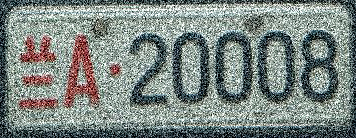
%> input picture Matlab车牌识别/兰A20008.jpg, 356 x 138 px
$ octave lanA20008.m   (GNU Octave 9; MATLAB toolbox functions it lacks are replaced by stand-ins)
%> lines starting %> are read from the running program, lines starting %| are printed output that depends on the picture; in (x1, y1, x2, y2) boxes, pixels count from 0 and x2, y2 are one past the last pixel; in counts of white or black regions, pixels touching at a corner belong together; the program's own positions count from 1
### Matlab车牌识别/tofloat.m
function [out, revertclass] = tofloat(in)
%TOFLOAT Convert image to floating point
%   [OUT, REVERTCLASS] = TOFLOAT(IN) converts the input image IN to
%   floating-point. If IN is a double or single image, then OUT
%   equals IN.  Otherwise, OUT equals IM2SINGLE(IN).  REVERTCLASS is
%   a function handle that can be used to convert back to the class
%   of IN.

%   Copyright 2002-2009 R. C. Gonzalez, R. E. Woods, and S. L. Eddins
%   From the book Digital Image Processing Using MATLAB, 2nd ed.,
%   Gatesmark Publishing, 2009.
%
%   Book web site: http://www.imageprocessingplace.com
%   Publisher web site: http://www.gatesmark.com/DIPUM2e.htm

identity = @(x) x;
tosingle = @im2single;

table = {'uint8',   tosingle, @im2uint8
   'uint16',  tosingle, @im2uint16
   'int16',   tosingle, @im2int16
   'logical', tosingle, @logical
   'double',  identity, identity
   'single',  identity, identity};

classIndex = find(strcmp(class(in), table(:, 1)));

if isempty(classIndex)
   error('Unsupported input image class.');
end

out = table{classIndex, 2}(in);

revertclass = table{classIndex, 3};

### Matlab车牌识别/split.m
function split_img = split(img)
    [m,n] = size(img);
    top = 1;
    bottom = m;
    left = 1;
    right = n;
    %上边界
    while top <= m && sum(img(top,:)) == 0
        top = top + 1;
    end
     %下边界
     while bottom >= 1 && sum(img(bottom,:)) == 0
         bottom = bottom - 1;
     end
     %左边界
     while left >= 1 && sum(img(:,left)) == 0
         left = left + 1;
     end
     %右边界
     while right <= n && sum(img(:,right)) == 0
         right = right - 1;
     end
     %计算图像的长宽得到切割后的图像
     height = bottom - top;
     width = right - left;
     split_img = imcrop(img, [left top width height]);
end


### Matlab车牌识别/split_word.m
% [38 lines of commented-out code are left out]
function [word,result] = split_word(img)
     [m,n] = size(img);
      width = 0;
      while width+1 < n-2 && sum(img(:,width+1)) ~= 0
          width = width+1;
      end
      word = imcrop(img,[1,1,width,m]);
      %img(:, [1: width]) = 0;
      img(:, 1: width) = 0;
      img = split(img);
      result = img;
end

### Matlab车牌识别/lanA20008.m
clc;
clear;
f = imread('兰A20008.jpg');
%> f is the input picture: size 138x356x3 uint8; mean R, G, B 124.4, 134.4, 130.2
f = imrotate(f,-1,'nearest','crop');
imshow(f);title('原图');
img = rgb2gray(f);
% img = histeq(img,512);
img = tofloat(img);
figure;
imshow(img);title('灰度图');
w = fspecial('average',5);
img1 = imfilter(img,w,'replicate');
% img1 = medfilt2(img,[7,7]);
figure;
imshow(img1);title('均值滤波');
[t,sm] = graythresh(img1);
%> t = 0.459; sm = 0.776
% ibw = im2bw(img1,t-0.005);
ibw = im2bw(img1,t);
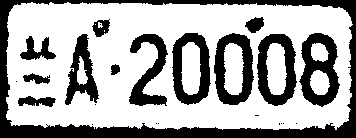
%> ibw: size 138x356 logical; 65.9% white; 24 black regions (11 under 20 px), largest, box (x1, y1, x2, y2) and area: (0, 0, 356, 138) 7095, (299, 33, 340, 107) 1620, (214, 33, 254, 105) 1492
ibw = ~ibw;
figure;
imshow(ibw);title('二值图');
img2 = bwareaopen(ibw, 150);
figure;
imshow(img2);title('移除面积小于200后的图像');
% split_img = split(img2);


[m,n] = size(img1);
%> m = 138; n = 356
xmin = 1;
xmax = n;
%> xmax = 356
ymin = 1;
ymax = m;
%> ymax = 138
while img2(:,xmin) == 1
    img2(:,xmin) = 0;
    xmin = xmin + 1;
end
%> this loop made 6 passes
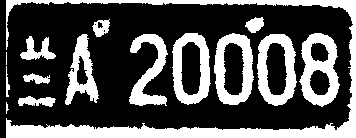
%> img2: size 138x356 logical; 32.3% white; 15 white regions (1 under 20 px), largest, box (x1, y1, x2, y2) and area: (6, 0, 356, 138) 6169, (299, 33, 340, 107) 1620, (214, 33, 254, 105) 1492
for x = 1:m
    for y = 1:n
        if img2(x,y) == 1
            img2(x,y) =0;
        else
            break;
        end
    end
end
for x = m:1
    for y = n:1
        if img2(x,y) == 1
            img2(x,y) =0;
        else
            break;
        end
    end
end
figure;
imshow(img2);title('dsl');
% disp(sum(img2(:,10)));
% disp(sum(img2(ymin,:)));

while sum(img2(:,xmin)) >= m -100 && xmin < n
    xmin = xmin+1;
    if sum(img2(:,xmin)) == m - 100
        break;
    end
end
%> this loop made 3 passes
while sum(img2(:,xmax)) >= m - 100 && xmax > 1
    xmax = xmax - 1;
    if sum(img2(:,xmax)) == m - 100
        break;
    end
end
%> this loop made 7 passes
%> xmax on passes 1 to 7: 355, 354, 353, 352, 351, 350, 349
while sum(img2(ymin,:)) >= n - 100 && ymin < n
    ymin = ymin+1;
    if sum(img2(ymin,:)) == n - 100
        break;
    end
end
%> this loop made 4 passes
while sum(img2(ymax,:)) >= n - 100 && ymax > 1
    ymax = ymax - 1;
    if sum(img2(ymax,:)) == n - 100
        break;
    end
end
%> this loop made 9 passes
%> ymax on passes 1 to 9: 137, 136, 135, 134, 133, 132, 131, 130, 129
xmin = xmin + 5;
%> xmin = 15
xmax = xmax - 5;
%> xmax = 344
ymin = ymin + 5;
%> ymin = 10
ymax = ymax -5;
%> ymax = 124
width = xmax - xmin;
%> width = 329
height = ymax - ymin;
%> height = 114
imgc = imcrop(img2,[xmin,ymin,width,height]);
%> imgc: size 115x330 logical; 25.3% white; 14 white regions (3 under 20 px), largest, box (x1, y1, x2, y2) and area: (285, 24, 326, 98) 1620, (200, 24, 240, 96) 1492, (243, 25, 283, 97) 1479
figure;
imshow(imgc);title('裁剪');
imgc = bwareaopen(imgc, 50);
[r,c] = size(imgc);
%> r = 115; c = 330
for i = 1:26
    for j = 1:c
        imgc(i,j) = 0;
    end
end
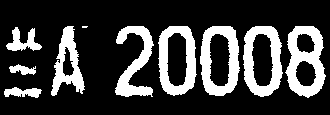
%> imgc: size 115x330 logical; 24% white; 10 white regions (1 under 20 px), largest, box (x1, y1, x2, y2) and area: (285, 26, 326, 98) 1599, (200, 26, 240, 96) 1478, (243, 26, 283, 97) 1464
split_img = split(imgc);
%> the loop in split, `while top <= m && sum(img(top,:)) == 0` made 26 passes
%> the loop in split, `while bottom >= 1 && sum(img(bottom,:)) == 0` made 17 passes
%> bottom on passes 1 to 12: 114, 113, 112, 111, 110, 109, 108, 107, 106, 105, 104, 103
%> the loop in split, `while left >= 1 && sum(img(:,left)) == 0` made 4 passes
%> the loop in split, `while right <= n && sum(img(:,right)) == 0` made 4 passes
%> right on passes 1 to 4: 329, 328, 327, 326
%> in split, `height = bottom - top;`: height = 71
%> in split, `width = right - left;`: width = 321
%> in split, `split_img = imcrop(img, [left top width height]);`: split_img: size 72x322 logical; 39.2% white; 10 white regions (1 under 20 px), largest, box (x1, y1, x2, y2) and area: (281, 0, 322, 72) 1599, (196, 0, 236, 70) 1478, (239, 0, 279, 71) 1464
figure;
imshow(split_img);title('分割后的图像');
% [9 lines of commented-out code are left out]
width = 0;
[x,y] = size(split_img);
%> x = 72; y = 322
% [7 lines of commented-out code are left out]
[word1,split_img] = split_word(split_img);
%> the loop in split_word, `while width+1 < n-2 && sum(img(:,width+1)) ~= 0` made 38 passes
%> in split_word, `word = imcrop(img,[1,1,width,m]);`: word: size 72x39 logical; 30.7% white; 3 white regions, box (x1, y1, x2, y2) and area: (2, 1, 38, 25) 419, (0, 61, 38, 72) 268, (5, 38, 32, 49) 175
%> in split_word, `img(:, 1: width) = 0;`: img: size 72x322 logical; 35.5% white; 7 white regions (1 under 20 px), largest, box (x1, y1, x2, y2) and area: (281, 0, 322, 72) 1599, (196, 0, 236, 70) 1478, (239, 0, 279, 71) 1464, (154, 0, 193, 70) 1400, (111, 0, 150, 71) 1223, (47, 0, 81, 70) 1061
%> the loop in split (call 2), `while left >= 1 && sum(img(:,left)) == 0` made 47 passes
%> in split (call 2), `split_img = imcrop(img, [left top width height]);`: split_img: size 72x275 logical; 41.6% white; 7 white regions (1 under 20 px), largest, box (x1, y1, x2, y2) and area: (234, 0, 275, 72) 1599, (149, 0, 189, 70) 1478, (192, 0, 232, 71) 1464, (107, 0, 146, 70) 1400, (64, 0, 103, 71) 1223, (0, 0, 34, 70) 1061
figure;
imshow(word1);title('1');

[word2,split_img] = split_word(split_img);
%> the loop in split_word (call 2), `while width+1 < n-2 && sum(img(:,width+1)) ~= 0` made 37 passes
%> in split_word (call 2), `word = imcrop(img,[1,1,width,m]);`: word: size 72x38 logical; 39.2% white; 2 white regions (1 under 20 px), largest, box (x1, y1, x2, y2) and area: (0, 0, 34, 70) 1061
%> in split_word (call 2), `img(:, 1: width) = 0;`: img: size 72x275 logical; 36.2% white; 5 white regions, box (x1, y1, x2, y2) and area: (234, 0, 275, 72) 1599, (149, 0, 189, 70) 1478, (192, 0, 232, 71) 1464, (107, 0, 146, 70) 1400, (64, 0, 103, 71) 1223
%> in split (call 3), `split_img = imcrop(img, [left top width height]);`: split_img: size 72x211 logical; 47.2% white; 5 white regions, box (x1, y1, x2, y2) and area: (170, 0, 211, 72) 1599, (85, 0, 125, 70) 1478, (128, 0, 168, 71) 1464, (43, 0, 82, 70) 1400, (0, 0, 39, 71) 1223
% word2 = imrotate(word2,-5,'nearest','crop');
figure;
imshow(word2);title('2');

[word3,split_img] = split_word(split_img);
%> in split_word (call 3), `word = imcrop(img,[1,1,width,m]);`: word: size 72x40 logical; 42.5% white; 1 white region, box (x1, y1, x2, y2) and area: (0, 0, 39, 71) 1223
%> in split_word (call 3), `img(:, 1: width) = 0;`: img: size 72x211 logical; 39.1% white; 4 white regions, box (x1, y1, x2, y2) and area: (170, 0, 211, 72) 1599, (85, 0, 125, 70) 1478, (128, 0, 168, 71) 1464, (43, 0, 82, 70) 1400
%> in split (call 4), `split_img = imcrop(img, [left top width height]);`: split_img: size 72x168 logical; 49.1% white; 4 white regions, box (x1, y1, x2, y2) and area: (127, 0, 168, 72) 1599, (42, 0, 82, 70) 1478, (85, 0, 125, 71) 1464, (0, 0, 39, 70) 1400
figure;
imshow(word3);title('3');

[word4,split_img] = split_word(split_img);
%> the loop in split_word (call 4), `while width+1 < n-2 && sum(img(:,width+1)) ~= 0` made 39 passes
%> in split_word (call 4), `word = imcrop(img,[1,1,width,m]);`: word: size 72x40 logical; 48.6% white; 1 white region, box (x1, y1, x2, y2) and area: (0, 0, 39, 70) 1400
%> in split_word (call 4), `img(:, 1: width) = 0;`:
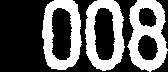
%> img: size 72x168 logical; 37.5% white; 3 white regions, box (x1, y1, x2, y2) and area: (127, 0, 168, 72) 1599, (42, 0, 82, 70) 1478, (85, 0, 125, 71) 1464
%> in split (call 5), `split_img = imcrop(img, [left top width height]);`: split_img: size 72x126 logical; 50.1% white; 8 black regions, largest, box (x1, y1, x2, y2) and area: (0, 0, 107, 72) 1700, (10, 8, 30, 60) 878, (52, 8, 73, 60) 872
figure;
imshow(word4);title('4');

[word5,split_img] = split_word(split_img);
%> the loop in split_word (call 5), `while width+1 < n-2 && sum(img(:,width+1)) ~= 0` made 40 passes
%> in split_word (call 5), `word = imcrop(img,[1,1,width,m]);`: word: size 72x41 logical; 50.1% white; 3 black regions, box (x1, y1, x2, y2) and area: (10, 8, 30, 60) 878, (0, 0, 41, 72) 501, (0, 0, 12, 30) 95
%> in split_word (call 5), `img(:, 1: width) = 0;`:
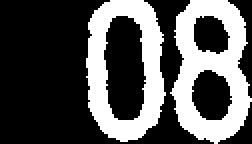
%> img: size 72x126 logical (shown 2 times larger); 33.8% white; 2 white regions, box (x1, y1, x2, y2) and area: (85, 0, 126, 72) 1599, (43, 0, 83, 71) 1464
%> in split (call 6), `split_img = imcrop(img, [left top width height]);`: split_img: size 72x83 logical; 51.3% white; 8 black regions (1 under 20 px), largest, box (x1, y1, x2, y2) and area: (0, 0, 64, 72) 968, (9, 8, 30, 60) 872, (53, 35, 73, 60) 383
figure;
imshow(word5);title('5');

[word6,split_img] = split_word(split_img);
%> the loop in split_word (call 6), `while width+1 < n-2 && sum(img(:,width+1)) ~= 0` made 40 passes
%> in split_word (call 6), `word = imcrop(img,[1,1,width,m]);`: word: size 72x41 logical; 49.6% white; 1 white region, box (x1, y1, x2, y2) and area: (0, 0, 40, 71) 1464
%> in split_word (call 6), `img(:, 1: width) = 0;`:
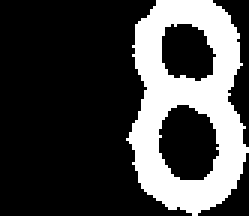
%> img: size 72x83 logical (shown 3 times larger); 26.8% white; 1 white region, box (x1, y1, x2, y2) and area: (42, 0, 83, 72) 1599
%> in split (call 7), `split_img = imcrop(img, [left top width height]);`: split_img: size 72x41 logical; 54.2% white; 6 black regions, box (x1, y1, x2, y2) and area: (11, 35, 31, 60) 383, (12, 8, 30, 27) 263, (29, 0, 41, 49) 218, (0, 0, 10, 46) 202, (0, 47, 22, 72) 165, (24, 51, 41, 72) 122

figure;
imshow(word6);title('6');

[word7,split_img] = split_word(split_img);
%> in split_word (call 7), `word = imcrop(img,[1,1,width,m]);`: word: size 72x39 logical; 56.6% white; 7 black regions, largest, box (x1, y1, x2, y2) and area: (11, 35, 31, 60) 383, (12, 8, 30, 27) 263, (0, 0, 10, 46) 202
%> in split_word (call 7), `img(:, 1: width) = 0;`: img: size 72x41 logical; 0.91% white in thin lines or dots, all inside (x1, y1, x2, y2) = (38, 21, 41, 58)
figure;
%对每个分割的字符进行缩放
word1 = imresize(word1,[40,20]);
%> word1: size 40x20 logical; 30.4% white; 3 white regions, box (x1, y1, x2, y2) and area: (1, 1, 19, 14) 117, (0, 34, 19, 40) 76, (3, 21, 16, 27) 50
word2 = imresize(word2,[40,20]);
%> word2: size 40x20 logical; 37.9% white; 2 white regions (1 under 20 px), largest, box (x1, y1, x2, y2) and area: (0, 0, 18, 39) 300
word3 = imresize(word3,[40,20]);
%> word3: size 40x20 logical; 41.8% white; 1 white region, box (x1, y1, x2, y2) and area: (0, 0, 19, 39) 334
word4 = imresize(word4,[40,20]);
%> word4: size 40x20 logical; 49.1% white; 1 white region, box (x1, y1, x2, y2) and area: (0, 0, 19, 39) 393
word5 = imresize(word5,[40,20]);
%> word5: size 40x20 logical; 51.5% white; 5 black regions (1 under 20 px), largest, box (x1, y1, x2, y2) and area: (5, 4, 15, 33) 243, (0, 25, 20, 40) 84, (15, 0, 20, 23) 36, (0, 0, 6, 11) 21
word6 = imresize(word6,[40,20]);
%> word6: size 40x20 logical; 50.2% white; 6 black regions (3 under 20 px), largest, box (x1, y1, x2, y2) and area: (4, 4, 15, 33) 243, (0, 27, 20, 40) 85, (14, 0, 20, 26) 49
word7 = imresize(word7,[40,20]);
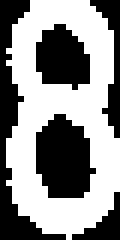
%> word7: size 40x20 logical (shown 6 times larger); 55.2% white; 5 black regions, box (x1, y1, x2, y2) and area: (0, 0, 11, 40) 112, (6, 19, 16, 33) 105, (6, 4, 15, 15) 73, (15, 0, 20, 23) 42, (12, 32, 20, 40) 26
%缩放后的图像显示
figure;
subplot(1,7,1);imshow(word1);title('1');
subplot(1,7,2);imshow(word2);title('2');
subplot(1,7,3);imshow(word3);title('3');
subplot(1,7,4);imshow(word4);title('4');
subplot(1,7,5);imshow(word5);title('5');
subplot(1,7,6);imshow(word6);title('6');
subplot(1,7,7);imshow(word7);title('7');
%将图像存盘
imwrite(word1,'11.jpg');
imwrite(word2,'12.jpg');
imwrite(word3,'13.jpg');
imwrite(word4,'14.jpg');
imwrite(word5,'15.jpg');
imwrite(word6,'16.jpg');
imwrite(word7,'17.jpg');

%对每一个字符进行识别
distinguish_code = char(['0':'9' 'A':'Z' '京辽鲁陕苏豫浙贵晋蒙兰']);

num = 1;
disp('识别结果');
for i = 1:7
    table = [];
    str = strcat('1',int2str(i));
    word = imread([str,'.jpg']);
%> word: size 40x20 uint8; min 0, max 255, mean 78.4
    sub_word = imresize(word,[40,20],'nearest');
    sub_word =  im2bw(sub_word,0.5);
    if i == 1
        bottom = 37;
        top = 47;
    elseif i == 2
        bottom = 11;
        top = 36;
    elseif i >= 3
        bottom = 1;
        top = 10;
    end
    for k  = bottom : top
        dif = zeros(40,20);
        imgname = strcat(distinguish_code(k),'.jpg');
%> (the run ends here)
